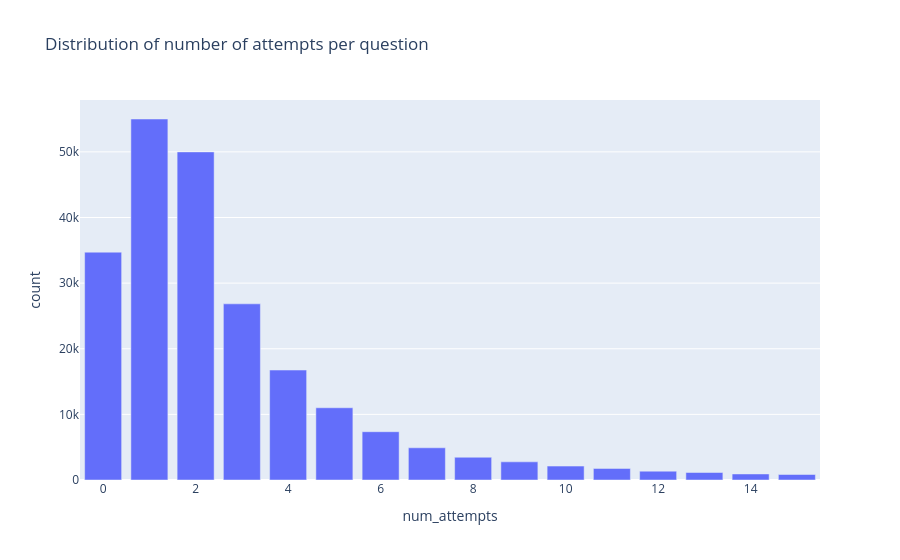

Notebook code cell kept with this figure:
### Markdown cell above
**How many attempts do users need to answer a question?**

### Code cell
attempts_dist = (
    df.filter(pl.col("num_attempts") <= 15)
    .group_by("num_attempts")
    .count()
    .sort("num_attempts")
)

fig = px.bar(
    attempts_dist.to_pandas(),
    x="num_attempts",
    y="count",
    title="Distribution of number of attempts per question"
)

fig.show()

### Figure 1 — Plotly figure (JSON) as saved in the notebook; plotly's stock layout.template omitted (floating-point values rounded to 4 significant figures)
{"data": [{"hovertemplate": "num_attempts=%{x}<br>count=%{y}<extra></extra>", "legendgroup": "", "marker": {"color": "#636efa", "pattern": {"shape": ""}}, "name": "", "orientation": "v", "showlegend": false, "textposition": "auto", "type": "bar", "x": [0, 1, 2, 3, 4, 5, 6, 7, 8, 9, 10, 11, 12, 13, 14, 15], "xaxis": "x", "y": [34717, 55009, 49996, 26845, 16752, 11006, 7359, 4908, 3465, 2768, 2121, 1763, 1346, 1143, 920, 838], "yaxis": "y"}], "layout": {"barmode": "relative", "legend": {"tracegroupgap": 0}, "title": {"text": "Distribution of number of attempts per question"}, "xaxis": {"anchor": "y", "domain": [0, 1], "title": {"text": "num_attempts"}}, "yaxis": {"anchor": "x", "domain": [0, 1], "title": {"text": "count"}}}}
